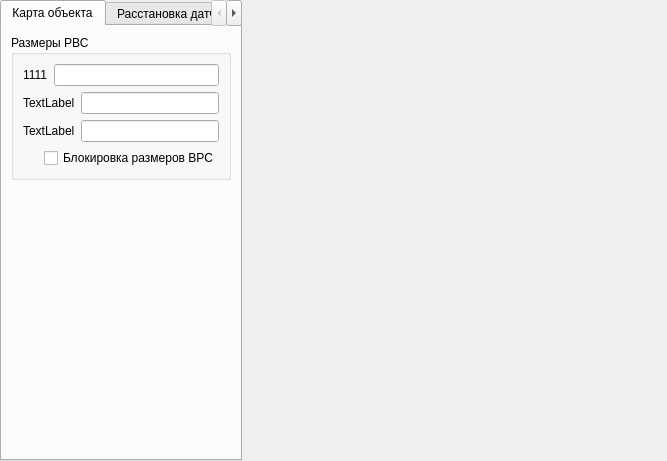
<?xml version="1.0" encoding="UTF-8"?>
<ui version="4.0">
 <class>sensorsArrangement</class>
 <widget class="QDialog" name="sensorsArrangement">
  <property name="enabled">
   <bool>true</bool>
  </property>
  <property name="geometry">
   <rect>
    <x>0</x>
    <y>0</y>
    <width>667</width>
    <height>461</height>
   </rect>
  </property>
  <property name="windowTitle">
   <string>Dialog</string>
  </property>
  <layout class="QHBoxLayout" name="horizontalLayout_6">
   <property name="spacing">
    <number>0</number>
   </property>
   <property name="leftMargin">
    <number>0</number>
   </property>
   <property name="topMargin">
    <number>0</number>
   </property>
   <property name="rightMargin">
    <number>0</number>
   </property>
   <property name="bottomMargin">
    <number>0</number>
   </property>
   <item>
    <widget class="QTabWidget" name="tabWidget">
     <property name="sizePolicy">
      <sizepolicy hsizetype="Fixed" vsizetype="Expanding">
       <horstretch>0</horstretch>
       <verstretch>0</verstretch>
      </sizepolicy>
     </property>
     <property name="minimumSize">
      <size>
       <width>242</width>
       <height>0</height>
      </size>
     </property>
     <property name="maximumSize">
      <size>
       <width>242</width>
       <height>16777215</height>
      </size>
     </property>
     <property name="currentIndex">
      <number>0</number>
     </property>
     <widget class="QWidget" name="tab_3">
      <attribute name="title">
       <string>Карта объекта</string>
      </attribute>
      <layout class="QVBoxLayout" name="verticalLayout_2">
       <item>
        <widget class="QGroupBox" name="groupBox">
         <property name="title">
          <string>Размеры РВС</string>
         </property>
         <layout class="QVBoxLayout" name="verticalLayout">
          <item>
           <layout class="QHBoxLayout" name="horizontalLayout_3">
            <item>
             <widget class="QLabel" name="label">
              <property name="text">
               <string>1111</string>
              </property>
             </widget>
            </item>
            <item>
             <widget class="QLineEdit" name="lineEdit"/>
            </item>
           </layout>
          </item>
          <item>
           <layout class="QHBoxLayout" name="horizontalLayout_4">
            <item>
             <widget class="QLabel" name="label_2">
              <property name="text">
               <string>TextLabel</string>
              </property>
             </widget>
            </item>
            <item>
             <widget class="QLineEdit" name="lineEdit_2"/>
            </item>
           </layout>
          </item>
          <item>
           <layout class="QHBoxLayout" name="horizontalLayout_5">
            <item>
             <widget class="QLabel" name="label_3">
              <property name="text">
               <string>TextLabel</string>
              </property>
             </widget>
            </item>
            <item>
             <widget class="QLineEdit" name="lineEdit_3"/>
            </item>
           </layout>
          </item>
          <item>
           <layout class="QHBoxLayout" name="horizontalLayout">
            <item>
             <spacer name="horizontalSpacer">
              <property name="orientation">
               <enum>Qt::Horizontal</enum>
              </property>
              <property name="sizeHint" stdset="0">
               <size>
                <width>48</width>
                <height>20</height>
               </size>
              </property>
             </spacer>
            </item>
            <item>
             <widget class="QCheckBox" name="checkBox">
              <property name="text">
               <string>Блокировка размеров ВРС</string>
              </property>
             </widget>
            </item>
           </layout>
          </item>
         </layout>
        </widget>
       </item>
       <item>
        <spacer name="verticalSpacer">
         <property name="orientation">
          <enum>Qt::Vertical</enum>
         </property>
         <property name="sizeHint" stdset="0">
          <size>
           <width>20</width>
           <height>269</height>
          </size>
         </property>
        </spacer>
       </item>
      </layout>
     </widget>
     <widget class="QWidget" name="tab_4">
      <attribute name="title">
       <string>Расстановка датчиков</string>
      </attribute>
     </widget>
    </widget>
   </item>
   <item>
    <widget class="QWidget" name="widget" native="true"/>
   </item>
  </layout>
 </widget>
 <resources/>
 <connections/>
</ui>
